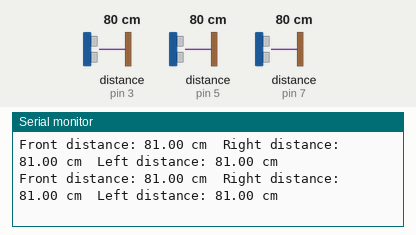
This sketch was run on a simulated Arduino Uno, built with avr-gcc and run on an emulated ATmega328P. Shown: the last lines printed to the serial monitor. The test bench sets the inputs (shaded band); at power-on: distance to the obstacle (sensors on pin 3, pin 5, pin 7) 80 cm. The echo pulse lasts 58.3 µs per cm.

Above: at 1.2 s.
1.3 s: distance to the obstacle (sensor on pin 3) set to 2 cm
At 1.41 s:
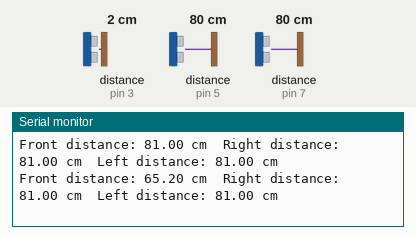
4.3 s: distance to the obstacle (sensor on pin 5) set to 2 cm
At 4.34 s:
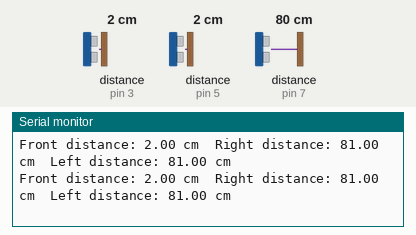
7.3 s: distance to the obstacle (sensor on pin 7) set to 2 cm
At 7.31 s:
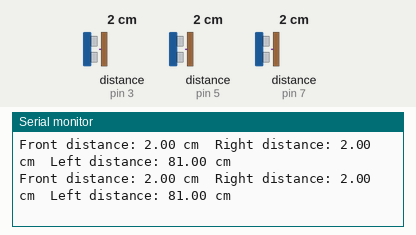
10.3 s: distance to the obstacle (sensor on pin 3) set to 18 cm
At 10.32 s:
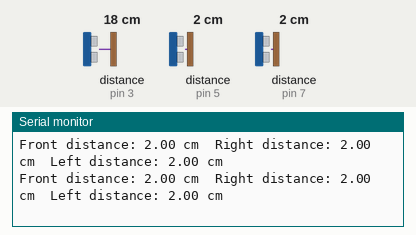
13.3 s: distance to the obstacle (sensor on pin 5) set to 35 cm
At 13.36 s:
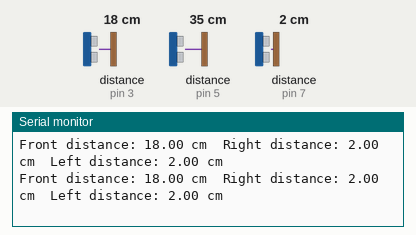
16.3 s: distance to the obstacle (sensor on pin 7) set to 18 cm
At 16.36 s:
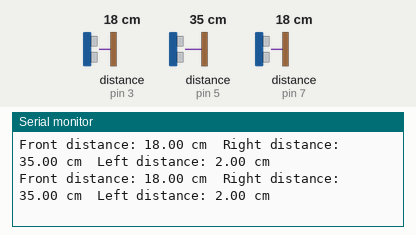
Timing chart, 0 to 19.3 s (numbered marks = the images above; inputs shaded):
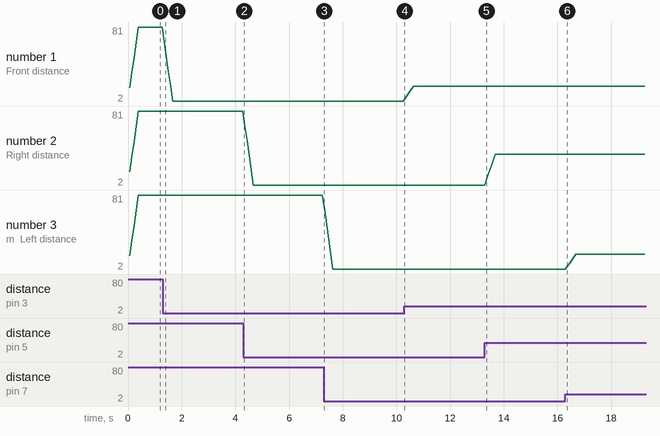

The sketch:

20240510_NewPing_MovingAverageFilter.ino
```cpp
#include <NewPing.h>

#define FRONT_TRIG_PIN 2
#define FRONT_ECHO_PIN 3
#define RIGHT_TRIG_PIN 4
#define RIGHT_ECHO_PIN 5
#define LEFT_TRIG_PIN 6
#define LEFT_ECHO_PIN 7
#define MAX_DISTANCE 150
#define NUM_SAMPLES 5

NewPing frontSonar(FRONT_TRIG_PIN, FRONT_ECHO_PIN, MAX_DISTANCE);
NewPing rightSonar(RIGHT_TRIG_PIN, RIGHT_ECHO_PIN, MAX_DISTANCE);
NewPing leftSonar(LEFT_TRIG_PIN, LEFT_ECHO_PIN, MAX_DISTANCE);

float front_distances[NUM_SAMPLES];
float right_distances[NUM_SAMPLES];
float left_distances[NUM_SAMPLES];

void setup() {
  Serial.begin(9600);
}

float movingAverage(float *distances) {
  float sum = 0;
  for (int i = 0; i < NUM_SAMPLES; i++) {
    sum += distances[i];
  }
  return sum / NUM_SAMPLES;
}

void loop() {
  float front_distance = 0.0;
  float right_distance = 0.0;
  float left_distance = 0.0;
  delay(50);
  front_distance = frontSonar.ping_cm();
  right_distance = rightSonar.ping_cm();
  left_distance = leftSonar.ping_cm();

  if (front_distance == 0) front_distance = MAX_DISTANCE;
  if (right_distance == 0) right_distance = MAX_DISTANCE;
  if (left_distance == 0) left_distance = MAX_DISTANCE;

  // 이동평균 필터링
  for (int i = NUM_SAMPLES - 1; i > 0; i--) {
    front_distances[i] = front_distances[i - 1];
    right_distances[i] = right_distances[i - 1];
    left_distances[i] = left_distances[i - 1];
  }
  front_distances[0] = front_distance;
  right_distances[0] = right_distance;
  left_distances[0] = left_distance;

  float front_avg = movingAverage(front_distances);
  float right_avg = movingAverage(right_distances);
  float left_avg = movingAverage(left_distances);

  Serial.print("Front distance: ");
  Serial.print(front_avg);
  Serial.print(" cm  ");
  Serial.print("Right distance: ");
  Serial.print(right_avg);
  Serial.print(" cm  ");
  Serial.print("Left distance: ");
  Serial.print(left_avg);
  Serial.println(" cm");
}
```

Measured:
- after the input at 1.3 s, the serial monitor: prints a new line after 0.05 s (image 1)
- plotted number 1: 81 → 2 after the input at 1.3 s, 2 → 18 after the input at 10.3 s
- plotted number 2: 2 → 35 after the input at 13.3 s
